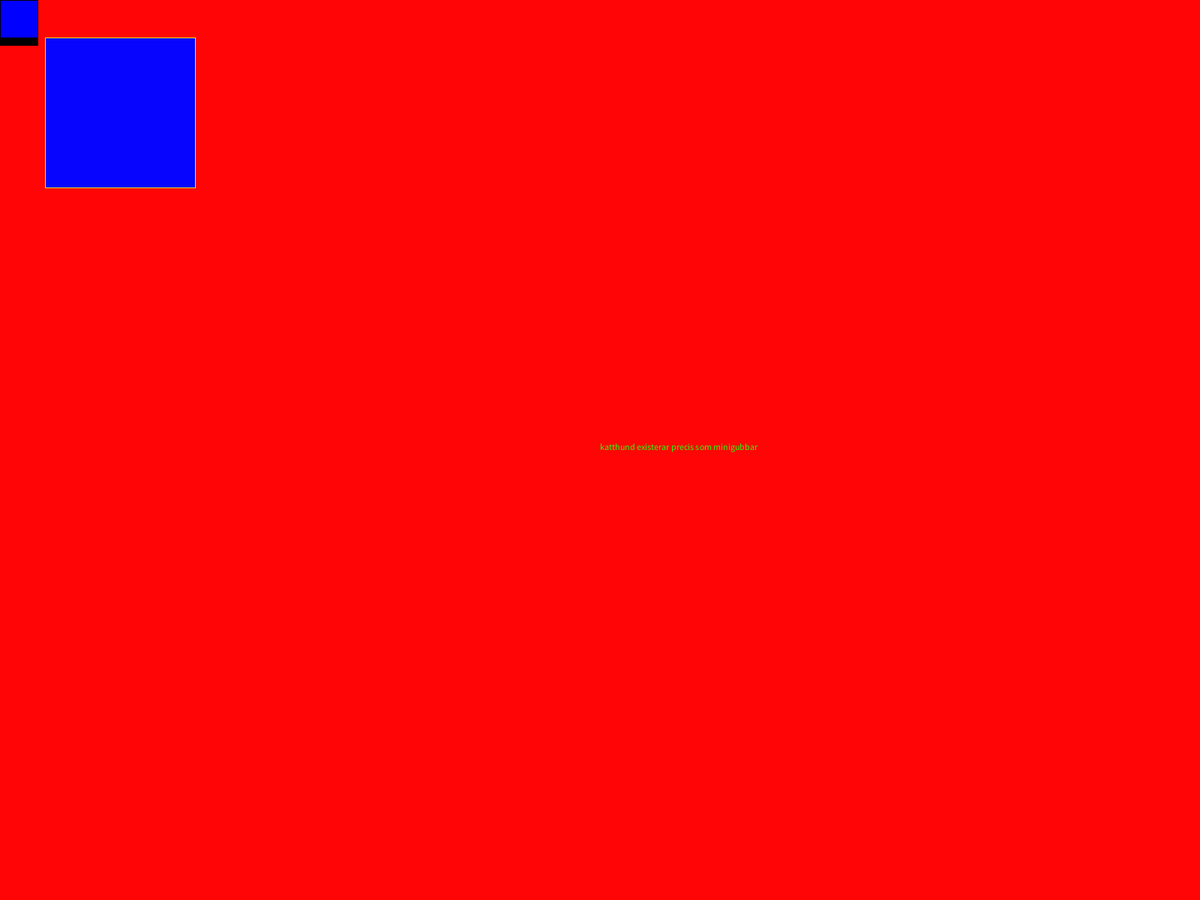
Frame 1 (no input)
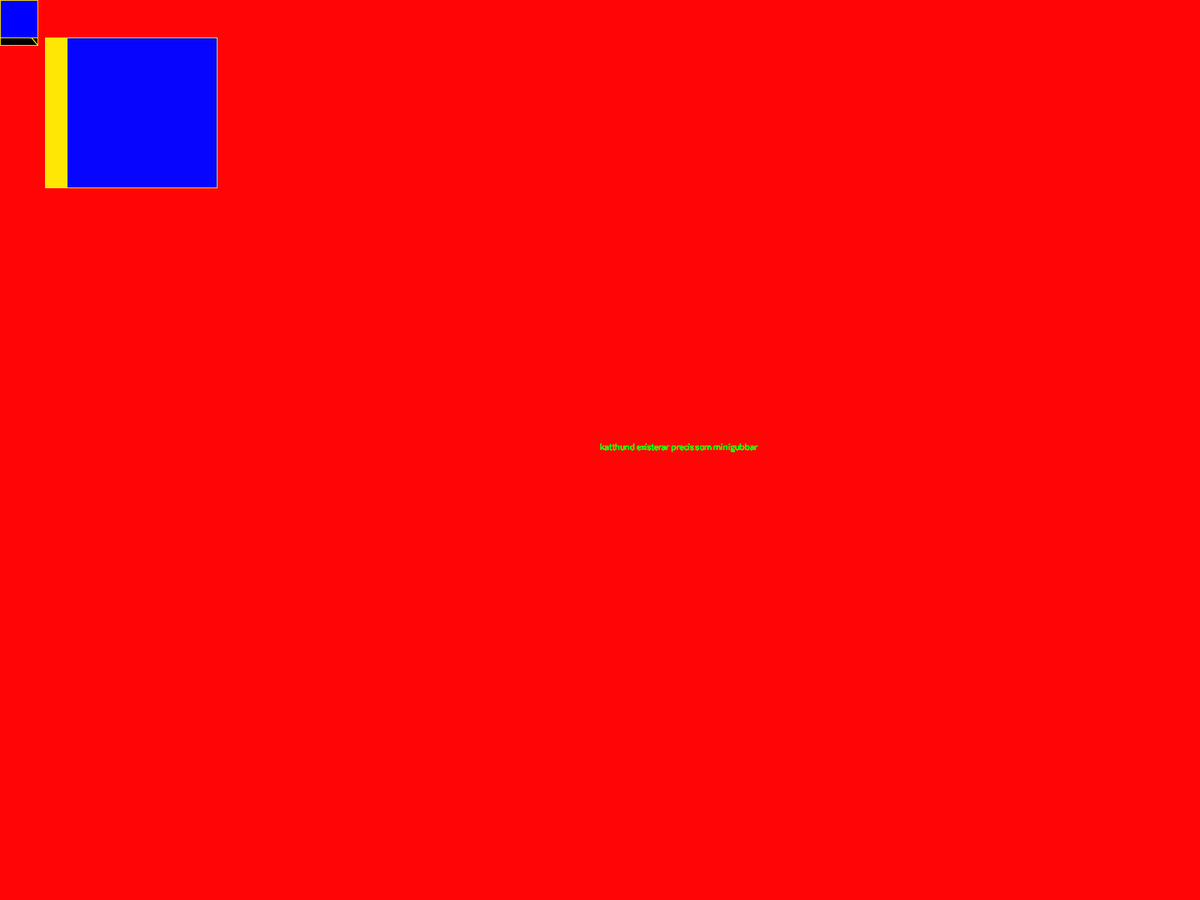
Frame 60 (the mouse pressed at the canvas centre just before this capture)
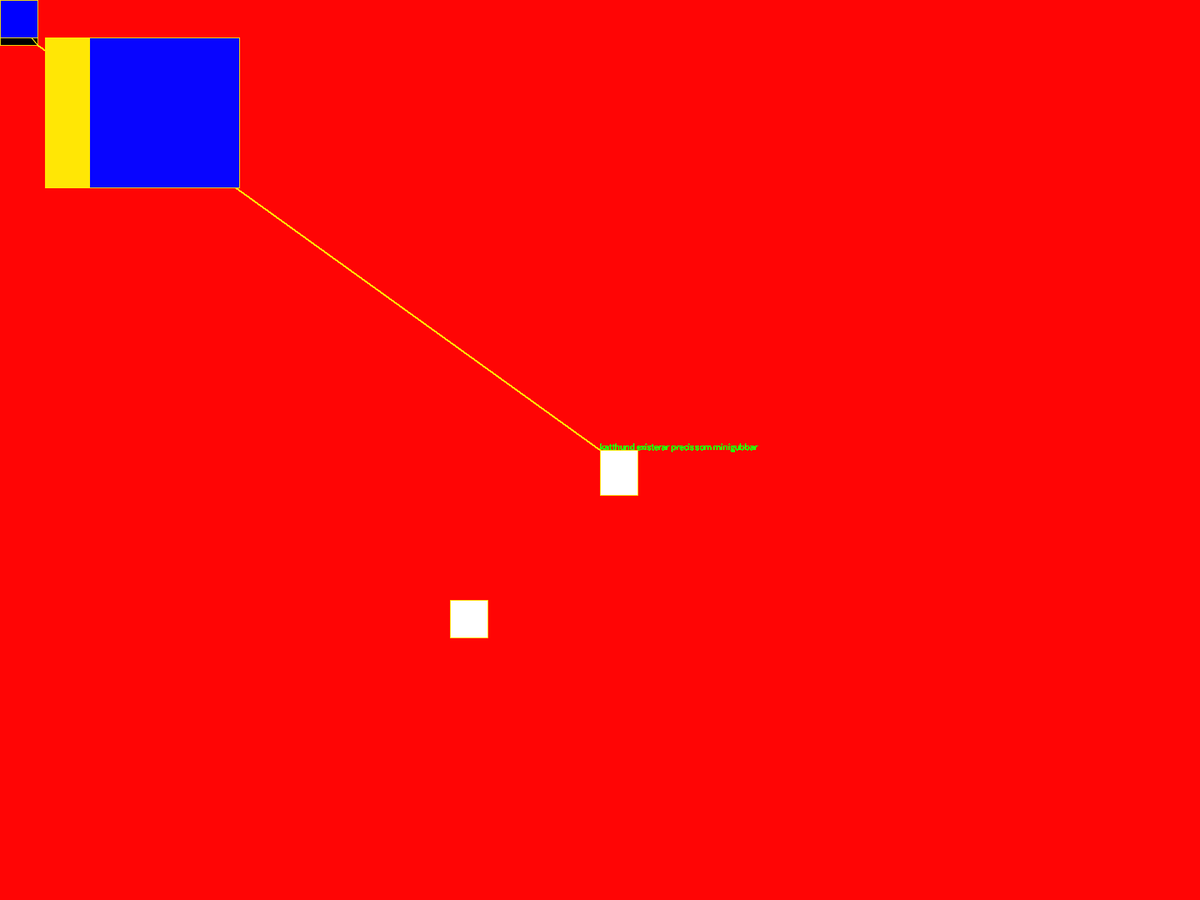
Frame 120 (the mouse held since frame 60 and released just before this capture)

The Processing sketch that drew these frames (run headless with seeded random() and noise(); from frame 60 on, the mouse is pressed at the canvas centre):

// Processing sketch: Trail_Boiz_katthund
// ── Trail_Boiz_katthund.pde
float butter = 60;
void setup()
{ 
 fullScreen();
 background(#FF0505);
}

void draw() 
{
  fill(mouseX, mouseY, mouseX + mouseY);
  rect(mouseX, mouseY, 50, 60);
  line(mouseX, mouseY, 50, 60);
  fill(mouseY, mouseX, 255);
  line(mouseX, mouseY, 50, 60);
  rect(mouseY, mouseX, 50, 50);
  fill(#0805FF);
  stroke(#FFE705);
  rect(butter,50,200,200);
  butter = butter + 0.5;
  fill(#25FF05);
  text("katthund existerar precis som minigubbar", width / 2, height / 2);
  
}
  
